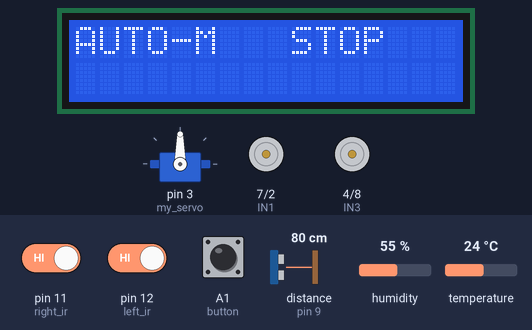
Bench run of a sketch on a simulated Arduino Uno, built with avr-gcc and run on an emulated ATmega328P. Shown: servo, 16×2 character LCD, motor-driver pin pairs drawn as motors (green arrow = first pin HIGH = forward, orange = second pin HIGH = backward, longer = more drive, scaled by the enable pin). Wiring (inferred from the names in the program): ultrasonic range finder: trigger pin 10; echo pin 9. The inputs (shaded band) are chosen by the test bench; at power-on: distance to the obstacle (sensor on pin 9) 80 cm, A1 (button) HIGH, temperature 24 °C, pin 11 (right_ir) HIGH, pin 12 (left_ir) HIGH, humidity 55 %. The echo pulse lasts 58.3 µs per cm.

Above: at 1.2 s.
1.3 s: distance to the obstacle (sensor on pin 9) set to 18 cm
At 3.0 s:
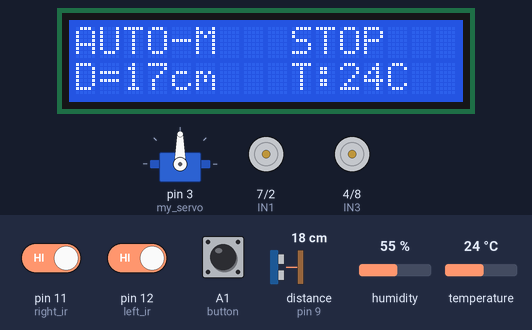
3.5 s: distance to the obstacle (sensor on pin 9) set to 13 cm
At 6.4 s:
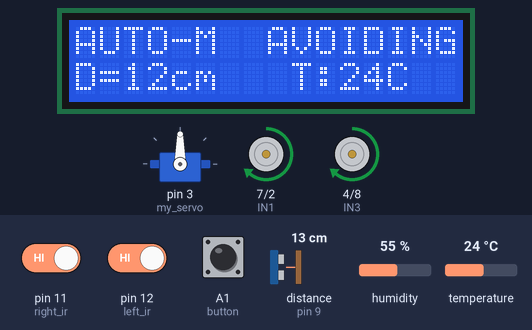
6.6 s: distance to the obstacle (sensor on pin 9) set to 35 cm
At 10.3 s:
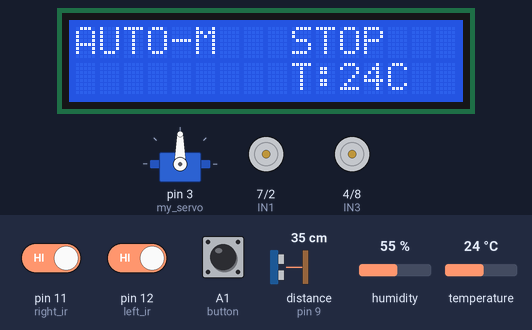
11.3 s: A1 (button) pulled LOW for 0.15 s
At 12.8 s:
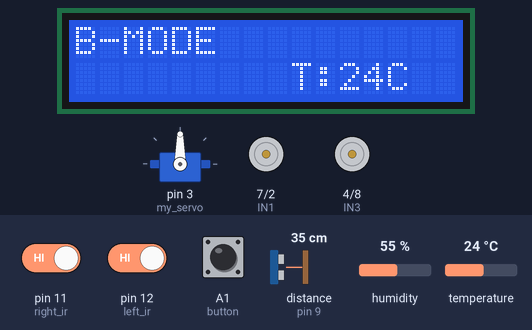
13.2 s: temperature set to 12 °C
At 15.0 s:
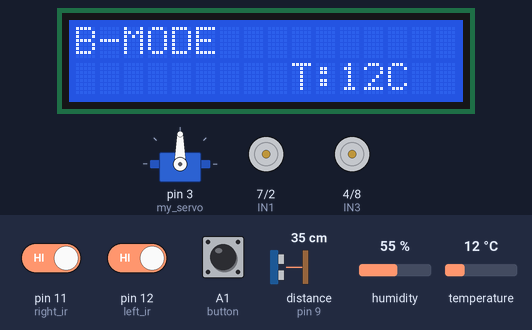
15.3 s: A1 (button) pulled LOW for 1 s
At 15.41 s:
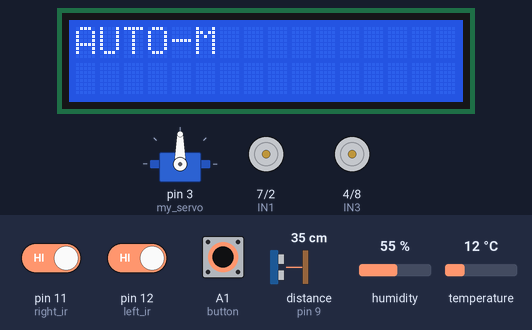
Timing chart, 0 to 18.3 s (numbered marks = the images above; inputs shaded):
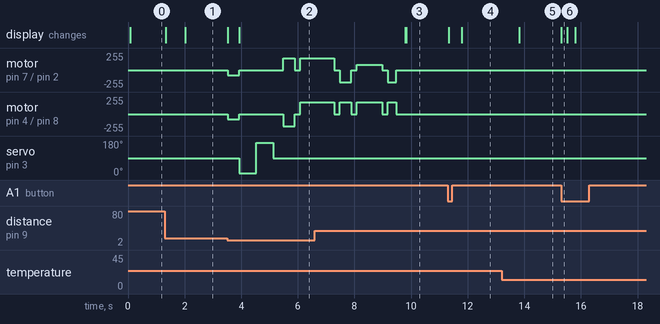

Measured:
- the behaviour switches between 16 and 15 cm on distance to the obstacle (sensor on pin 9) (found by bisection; images 1 and 2)
- after the input at 1.3 s, the display: first changes at once (image 1 shows a later state)
- after the input at 6.6 s, motor on pin 4 (IN3) / pin 8 (IN4): goes on until 9.5 s, then stays stopped; servo on pin 3 (my_servo): stays 90° (without the input it goes to 10° after 3.6 s); the display: first differs from a run without the input after 3.2 s (image 3)
- after the input at 11.3 s, the display: first changes at once (image 4 shows a later state)
- after the input at 13.2 s, the display: changes after 0.62 s (image 5)
- after the input at 15.3 s, the display: changes at once (image 6)

The sketch:

Robotic_car_code.ino
```cpp
#include <Wire.h>
#include <LiquidCrystal_I2C.h>
#include <Servo.h>
#include <DHT.h>

#define echo 9
#define trig 10
#define right_ir 11
#define left_ir 12
#define ENA 5
#define IN1 7
#define IN2 2
#define IN3 4
#define IN4 8
#define ENB 6
#define button A1
#define DHTPIN A0
#define DHTTYPE DHT11

LiquidCrystal_I2C lcd(0x27, 16, 2);
Servo my_servo;
bool isAutoMode = true;
int lastButtonState = HIGH;
DHT dht(DHTPIN, DHTTYPE);
unsigned long lastTempUpdate = 0;
float currentTemp = 0.0;
int speed = 80;
int rotation_speed = 180;

void setup() {
  my_servo.attach(3);
  my_servo.write(90);
  lcd.init();
  lcd.backlight();
  updateLCD();

  pinMode(trig, OUTPUT);
  pinMode(echo, INPUT);
  pinMode(IN1, OUTPUT);
  pinMode(IN2, OUTPUT);
  pinMode(ENA, OUTPUT);
  pinMode(IN3, OUTPUT);
  pinMode(IN4, OUTPUT);
  pinMode(ENB, OUTPUT);
  pinMode(right_ir, INPUT);
  pinMode(left_ir, INPUT);
  pinMode(button, INPUT_PULLUP);

  dht.begin();
  Serial.begin(9600);
}

void loop() {
  // 1. Read Temperature every 2 seconds
  if (millis() - lastTempUpdate >= 2000) {
    lastTempUpdate = millis();
    float t = dht.readTemperature();
    if (!isnan(t)) {
      currentTemp = t;

        lcd.setCursor(9, 1);
        lcd.print("T:");
        lcd.print((int)currentTemp);
        lcd.print("C");
    }
  }

  // 2. Check Button State to switch modes
  int buttonState = digitalRead(button);
  if (buttonState == LOW && lastButtonState == HIGH) {
    isAutoMode = !isAutoMode;
    stopCar();
    lcd.clear();
    updateLCD();
    delay(200);
  }
  lastButtonState = buttonState;

  // 3. Execute Current Mode
  if (isAutoMode) {
    int distance = getDistance();

    // Display Distance if too close
    if (distance < 30) {
      lcd.setCursor(0, 1);
      lcd.print("D=");
      lcd.print(distance);
      lcd.print("cm ");
    } else {
      lcd.setCursor(0, 1);
      lcd.print("       ");
    }

    // Obstacle Avoidance vs Line Following Logic
    if (distance > 0 && distance < 15) {
      moveBackward();
      delay(400);
      avoidObstacle();
    } else {
      int right_ir_state = digitalRead(right_ir);
      int left_ir_state = digitalRead(left_ir);

      // Assuming Black line is centered (both sensors on White = LOW)
      if (right_ir_state == LOW && left_ir_state == LOW) {
          moveForward();
          lcd.setCursor(9, 0); lcd.print("FWD    ");
      } else if (right_ir_state == LOW && left_ir_state == HIGH) {
        turnLeft();
        lcd.setCursor(9, 0);
        lcd.print("LEFT   ");
      } else if (right_ir_state == HIGH && left_ir_state == LOW) {
        turnRight();
        lcd.setCursor(9, 0);
        lcd.print("RIGHT  ");
      } else if (right_ir_state == HIGH && left_ir_state == HIGH) {
        stopCar();
        lcd.setCursor(9, 0);
        lcd.print("STOP   ");
      }
    }
  } else {
    runBluetoothMode();
  }
}

// ================== Core Functions ==================

void updateLCD() {
  if (isAutoMode) {
    lcd.setCursor(0, 0);
    lcd.print("AUTO-M");
  } else {
    lcd.setCursor(0, 0);
    lcd.print("B-MODE");
  }
}

int getDistance() {
  digitalWrite(trig, LOW);
  delayMicroseconds(2);
  digitalWrite(trig, HIGH);
  delayMicroseconds(10);
  digitalWrite(trig, LOW);
  long duration = pulseIn(echo, HIGH, 30000);
  int distance = duration * 0.034 / 2;
  if (distance == 0) distance = 999;
  return distance;
}

void runBluetoothMode() {
  if (Serial.available() > 0) {
    char cmd = Serial.read();
    switch (cmd) {
      case 'F': BmoveForward(); break;
      case 'B': BmoveBackward(); break;
      case 'L': BturnLeft(); break;
      case 'R': BturnRight(); break;
      case 'S': stopCar(); break;
    }
  }
}

// ================== Movement Functions ==================

void moveForward() {
  digitalWrite(IN1, HIGH); digitalWrite(IN2, LOW);
  digitalWrite(IN3, HIGH); digitalWrite(IN4, LOW);
  analogWrite(ENA, speed); analogWrite(ENB, speed);
}

void moveBackward() {
  digitalWrite(IN1, LOW); digitalWrite(IN2, HIGH);
  digitalWrite(IN3, LOW); digitalWrite(IN4, HIGH);
  analogWrite(ENA, speed); analogWrite(ENB, speed);
}

void turnRight() {
  digitalWrite(IN1, LOW); digitalWrite(IN2, HIGH);
  digitalWrite(IN3, HIGH); digitalWrite(IN4, LOW);
  analogWrite(ENA, rotation_speed); analogWrite(ENB, rotation_speed);
}


void turnLeft() {
  digitalWrite(IN1, HIGH); digitalWrite(IN2, LOW);
  digitalWrite(IN3, LOW); digitalWrite(IN4, HIGH);
  analogWrite(ENA, rotation_speed); analogWrite(ENB, rotation_speed);
}


void stopCar() {
  digitalWrite(IN1, LOW); digitalWrite(IN2, LOW);
  digitalWrite(IN3, LOW); digitalWrite(IN4, LOW);
  analogWrite(ENA, 0); analogWrite(ENB, 0);
}
void BmoveForward (){
  digitalWrite(IN1, HIGH); digitalWrite(IN2, LOW);
  digitalWrite(IN3, HIGH); digitalWrite(IN4, LOW);
  analogWrite(ENA, 210); analogWrite(ENB, 210);
}
void BmoveBackward (){
  digitalWrite(IN1, LOW); digitalWrite(IN2, HIGH);
  digitalWrite(IN3, LOW); digitalWrite(IN4, HIGH);
  analogWrite(ENA, 210); analogWrite(ENB, 210);
}
void BturnRight (){
  digitalWrite(IN1, LOW); digitalWrite(IN2, HIGH);
  digitalWrite(IN3, HIGH); digitalWrite(IN4, LOW);
  analogWrite(ENA, 230); analogWrite(ENB, 230);
}
void BturnLeft (){
  digitalWrite(IN1, HIGH); digitalWrite(IN2, LOW);
  digitalWrite(IN3, LOW); digitalWrite(IN4, HIGH);
  analogWrite(ENA, 230); analogWrite(ENB, 230);
}

// ================== Obstacle Avoidance ==================

void avoidObstacle() {
  stopCar();
  lcd.setCursor(8, 0);
  lcd.print("AVOIDING");

  // 1. Scan Left and Right
  my_servo.write(10);
  delay(600);
  int rightDist = getDistance();

  my_servo.write(170);
  delay(600);
  int leftDist = getDistance();

  my_servo.write(90);
  delay(350);

  if (rightDist > leftDist) {

    turnRight(); delay(400);
    stopCar(); delay(200);

    moveForward(); delay(1200);
    stopCar(); delay(200);

    turnLeft(); delay(400);
    stopCar(); delay(200);

    moveForward(); delay(900);
    stopCar(); delay(200);

    turnLeft(); delay(300);
    stopCar(); delay(200);

    moveForward();
    while(digitalRead(right_ir) == LOW && digitalRead(left_ir) == LOW) {
    }
    stopCar(); delay(100);

  } else {

    turnLeft(); delay(400);
    stopCar(); delay(200);

    moveForward(); delay(1200);
    stopCar(); delay(200);

    turnRight(); delay(400);
    stopCar(); delay(200);

    moveForward(); delay(900);
    stopCar(); delay(200);

    turnRight(); delay(300);
    stopCar(); delay(200);

    moveForward();
    while(digitalRead(right_ir) == LOW && digitalRead(left_ir) == LOW) {
    }
    stopCar(); delay(100);
  }

  lcd.clear();
  updateLCD();

}
```
